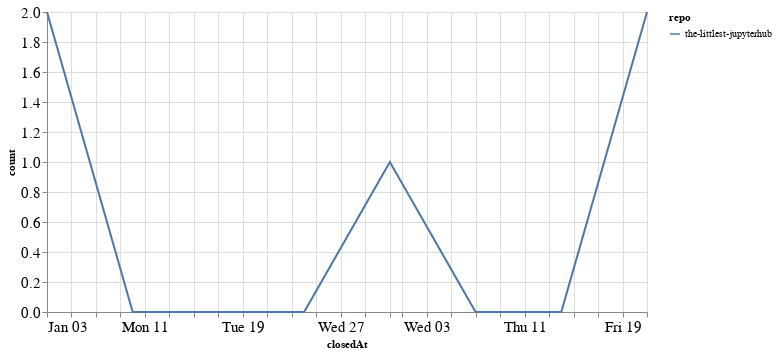

The notebook cell saved with this chart:
### Code cell
closed_by_time = closed_by.groupby('repo').resample('W', on='closedAt').count()['author'].reset_index()
closed_by_time = closed_by_time.rename(columns={'author': 'count'})

alt.Chart(closed_by_time, width=600).mark_line().encode(
    x='closedAt',
    y='count',
    color='repo',
    tooltip="repo"
)

### Figure 1 — Vega-Lite specification as saved in the notebook (floating-point values rounded to 4 significant figures)
{"config": {"axisLeft": {"labelFontSize": 15}, "axisBottom": {"labelFontSize": 15}}, "data": {"name": "data-def9068ac7bc2e17af3c348327a87832"}, "mark": "line", "encoding": {"color": {"type": "nominal", "field": "repo"}, "tooltip": {"type": "nominal", "field": "repo"}, "x": {"type": "temporal", "field": "closedAt"}, "y": {"type": "quantitative", "field": "count"}}, "width": 600, "$schema": "https://vega.github.io/schema/vega-lite/v4.8.1.json", "datasets": {"data-def9068ac7bc2e17af3c348327a87832": [{"repo": "the-littlest-jupyterhub", "closedAt": "2021-01-03T00:00:00", "count": 2}, {"repo": "the-littlest-jupyterhub", "closedAt": "2021-01-10T00:00:00", "count": 0}, {"repo": "the-littlest-jupyterhub", "closedAt": "2021-01-17T00:00:00", "count": 0}, {"repo": "the-littlest-jupyterhub", "closedAt": "2021-01-24T00:00:00", "count": 0}, {"repo": "the-littlest-jupyterhub", "closedAt": "2021-01-31T00:00:00", "count": 1}, {"repo": "the-littlest-jupyterhub", "closedAt": "2021-02-07T00:00:00", "count": 0}, {"repo": "the-littlest-jupyterhub", "closedAt": "2021-02-14T00:00:00", "count": 0}, {"repo": "the-littlest-jupyterhub", "closedAt": "2021-02-21T00:00:00", "count": 2}]}}
